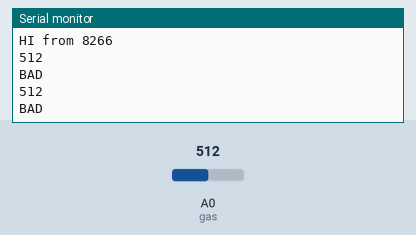
The sketch below on a simulated Arduino Uno, built with avr-gcc and run on an emulated ATmega328P. On the bench: the last lines printed to the serial monitor. The test bench sets the inputs (shaded band); at power-on: A0 (gas) = 512.

Above: at 1.5 s.
1.6 s: A0 (gas) set to 408
At 2.9 s:
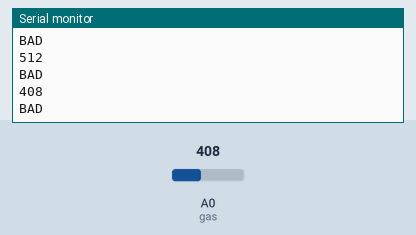
3.1 s: A0 (gas) set to 385
At 4.4 s:
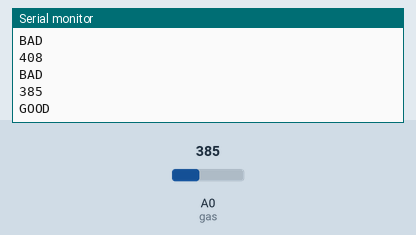
Timing chart, 0 to 6.1 s (numbered marks = the images above; inputs shaded):
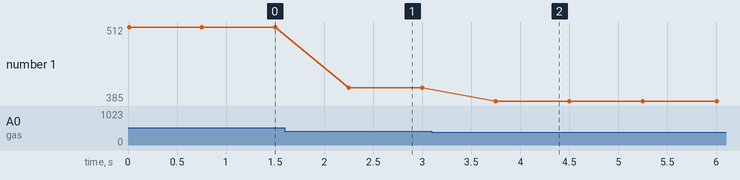

The sketch:

gas_sensor.ino
```cpp
const int gas = A0;

void setup() {
  pinMode(gas, INPUT);

  Serial.begin(9600);
  Serial.println("HI from 8266");
}

void loop() {
  int data = analogRead(gas);
  Serial.println(data);

  if (data < 400) {
    Serial.println("GOOD");
  } else if (data < 650) {
    Serial.println("BAD");
  } else {
    Serial.println("VERY BAD");
  }

  Serial.println("\n");
  delay(750);
}
```

Measured:
- the behaviour switches between 400 and 399 on A0 (gas) (found by bisection; images 1 and 2)
- after the input at 1.6 s, the serial monitor: prints a new line after 0.65 s (image 1)
- after the input at 3.1 s, the serial monitor: prints a new line after 0.65 s (image 2)
- plotted number 1: 512 → 408 after the input at 1.6 s, 408 → 385 after the input at 3.1 s
